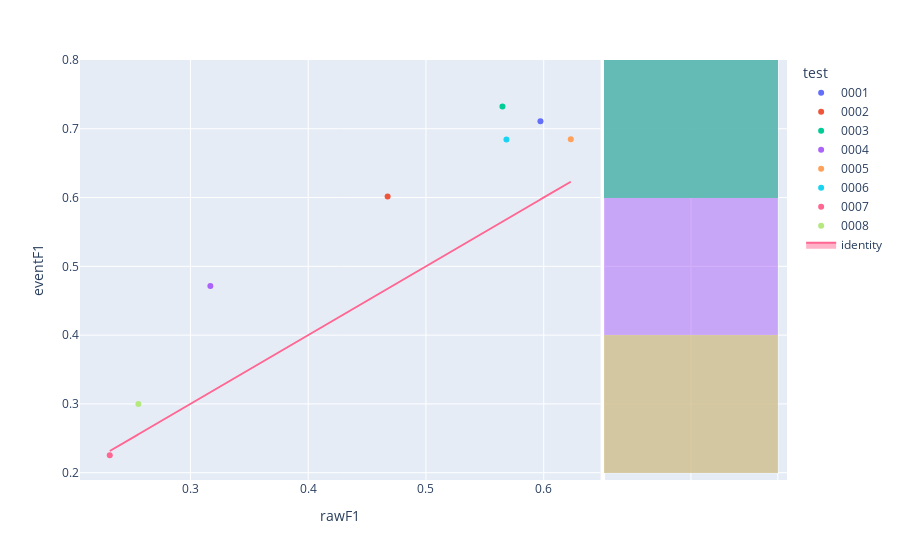

The code cell stored with this chart in its notebook:
### Code cell
fig=px.scatter(experimentModels,x='rawF1',y='eventF1',color='test',hover_name='modelId', marginal_y="histogram")
fig.add_trace(
    go.Scatter(x=experimentModels['rawF1'], y=experimentModels['rawF1'], name="identity", mode='lines',fill="toself")
)
fig.show()

### Figure 1 — Plotly figure (JSON) as saved in the notebook; plotly's stock layout.template omitted (floating-point values rounded to 4 significant figures)
{"data": [{"hovertemplate": "<b>%{hovertext}</b><br><br>test=0001<br>rawF1=%{x}<br>eventF1=%{y}<extra></extra>", "hovertext": ["fb98a323-465c-46e5-9345-3f7172b0ddc0"], "legendgroup": "0001", "marker": {"color": "#636efa", "symbol": "circle"}, "mode": "markers", "name": "0001", "orientation": "v", "showlegend": true, "type": "scatter", "x": [0.5972], "xaxis": "x", "y": [0.7109], "yaxis": "y"}, {"alignmentgroup": "True", "bingroup": "y", "hovertemplate": "test=0001<br>eventF1=%{y}<br>count=%{x}<extra></extra>", "legendgroup": "0001", "marker": {"color": "#636efa"}, "name": "0001", "offsetgroup": "0001", "opacity": 0.5, "showlegend": false, "type": "histogram", "xaxis": "x2", "y": [0.7109], "yaxis": "y2"}, {"hovertemplate": "<b>%{hovertext}</b><br><br>test=0002<br>rawF1=%{x}<br>eventF1=%{y}<extra></extra>", "hovertext": ["5aad028b-c353-4073-a25a-4cc65a40d4f6"], "legendgroup": "0002", "marker": {"color": "#EF553B", "symbol": "circle"}, "mode": "markers", "name": "0002", "orientation": "v", "showlegend": true, "type": "scatter", "x": [0.4674], "xaxis": "x", "y": [0.6016], "yaxis": "y"}, {"alignmentgroup": "True", "bingroup": "y", "hovertemplate": "test=0002<br>eventF1=%{y}<br>count=%{x}<extra></extra>", "legendgroup": "0002", "marker": {"color": "#EF553B"}, "name": "0002", "offsetgroup": "0002", "opacity": 0.5, "showlegend": false, "type": "histogram", "xaxis": "x2", "y": [0.6016], "yaxis": "y2"}, {"hovertemplate": "<b>%{hovertext}</b><br><br>test=0003<br>rawF1=%{x}<br>eventF1=%{y}<extra></extra>", "hovertext": ["c5a8d823-6cce-4551-b939-072d6243bb8f"], "legendgroup": "0003", "marker": {"color": "#00cc96", "symbol": "circle"}, "mode": "markers", "name": "0003", "orientation": "v", "showlegend": true, "type": "scatter", "x": [0.5649], "xaxis": "x", "y": [0.7326], "yaxis": "y"}, {"alignmentgroup": "True", "bingroup": "y", "hovertemplate": "test=0003<br>eventF1=%{y}<br>count=%{x}<extra></extra>", "legendgroup": "0003", "marker": {"color": "#00cc96"}, "name": "0003", "offsetgroup": "0003", "opacity": 0.5, "showlegend": false, "type": "histogram", "xaxis": "x2", "y": [0.7326], "yaxis": "y2"}, {"hovertemplate": "<b>%{hovertext}</b><br><br>test=0004<br>rawF1=%{x}<br>eventF1=%{y}<extra></extra>", "hovertext": ["0d05fa46-525d-40aa-ab28-0e48cf1fd098"], "legendgroup": "0004", "marker": {"color": "#ab63fa", "symbol": "circle"}, "mode": "markers", "name": "0004", "orientation": "v", "showlegend": true, "type": "scatter", "x": [0.3169], "xaxis": "x", "y": [0.4715], "yaxis": "y"}, {"alignmentgroup": "True", "bingroup": "y", "hovertemplate": "test=0004<br>eventF1=%{y}<br>count=%{x}<extra></extra>", "legendgroup": "0004", "marker": {"color": "#ab63fa"}, "name": "0004", "offsetgroup": "0004", "opacity": 0.5, "showlegend": false, "type": "histogram", "xaxis": "x2", "y": [0.4715], "yaxis": "y2"}, {"hovertemplate": "<b>%{hovertext}</b><br><br>test=0005<br>rawF1=%{x}<br>eventF1=%{y}<extra></extra>", "hovertext": ["d6448bf7-7c76-44a8-b3bd-f6797aa49e9c"], "legendgroup": "0005", "marker": {"color": "#FFA15A", "symbol": "circle"}, "mode": "markers", "name": "0005", "orientation": "v", "showlegend": true, "type": "scatter", "x": [0.623], "xaxis": "x", "y": [0.6849], "yaxis": "y"}, {"alignmentgroup": "True", "bingroup": "y", "hovertemplate": "test=0005<br>eventF1=%{y}<br>count=%{x}<extra></extra>", "legendgroup": "0005", "marker": {"color": "#FFA15A"}, "name": "0005", "offsetgroup": "0005", "opacity": 0.5, "showlegend": false, "type": "histogram", "xaxis": "x2", "y": [0.6849], "yaxis": "y2"}, {"hovertemplate": "<b>%{hovertext}</b><br><br>test=0006<br>rawF1=%{x}<br>eventF1=%{y}<extra></extra>", "hovertext": ["0f55c379-26b2-40cf-860c-26de621acaf7"], "legendgroup": "0006", "marker": {"color": "#19d3f3", "symbol": "circle"}, "mode": "markers", "name": "0006", "orientation": "v", "showlegend": true, "type": "scatter", "x": [0.5683], "xaxis": "x", "y": [0.6845], "yaxis": "y"}, {"alignmentgroup": "True", "bingroup": "y", "hovertemplate": "test=0006<br>eventF1=%{y}<br>count=%{x}<extra></extra>", "legendgroup": "0006", "marker": {"color": "#19d3f3"}, "name": "0006", "offsetgroup": "0006", "opacity": 0.5, "showlegend": false, "type": "histogram", "xaxis": "x2", "y": [0.6845], "yaxis": "y2"}, {"hovertemplate": "<b>%{hovertext}</b><br><br>test=0007<br>rawF1=%{x}<br>eventF1=%{y}<extra></extra>", "hovertext": ["4bf1000f-a3ae-4f1f-b893-946ebd67e116"], "legendgroup": "0007", "marker": {"color": "#FF6692", "symbol": "circle"}, "mode": "markers", "name": "0007", "orientation": "v", "showlegend": true, "type": "scatter", "x": [0.2315], "xaxis": "x", "y": [0.2254], "yaxis": "y"}, {"alignmentgroup": "True", "bingroup": "y", "hovertemplate": "test=0007<br>eventF1=%{y}<br>count=%{x}<extra></extra>", "legendgroup": "0007", "marker": {"color": "#FF6692"}, "name": "0007", "offsetgroup": "0007", "opacity": 0.5, "showlegend": false, "type": "histogram", "xaxis": "x2", "y": [0.2254], "yaxis": "y2"}, {"hovertemplate": "<b>%{hovertext}</b><br><br>test=0008<br>rawF1=%{x}<br>eventF1=%{y}<extra></extra>", "hovertext": ["b2158e6d-46b1-44f1-8684-f2f8d6b7b84c"], "legendgroup": "0008", "marker": {"color": "#B6E880", "symbol": "circle"}, "mode": "markers", "name": "0008", "orientation": "v", "showlegend": true, "type": "scatter", "x": [0.2558], "xaxis": "x", "y": [0.3], "yaxis": "y"}, {"alignmentgroup": "True", "bingroup": "y", "hovertemplate": "test=0008<br>eventF1=%{y}<br>count=%{x}<extra></extra>", "legendgroup": "0008", "marker": {"color": "#B6E880"}, "name": "0008", "offsetgroup": "0008", "opacity": 0.5, "showlegend": false, "type": "histogram", "xaxis": "x2", "y": [0.3], "yaxis": "y2"}, {"fill": "toself", "mode": "lines", "name": "identity", "type": "scatter", "x": [0.5972, 0.4674, 0.5649, 0.3169, 0.623, 0.5683, 0.2315, 0.2558], "y": [0.5972, 0.4674, 0.5649, 0.3169, 0.623, 0.5683, 0.2315, 0.2558]}], "layout": {"barmode": "overlay", "legend": {"title": {"text": "test"}, "tracegroupgap": 0}, "margin": {"t": 60}, "xaxis": {"anchor": "y", "domain": [0, 0.7363], "title": {"text": "rawF1"}}, "xaxis2": {"anchor": "y2", "domain": [0.7413, 1], "matches": "x2", "showgrid": true, "showline": false, "showticklabels": false, "ticks": ""}, "yaxis": {"anchor": "x", "domain": [0, 1], "title": {"text": "eventF1"}}, "yaxis2": {"anchor": "x2", "domain": [0, 1], "matches": "y", "showgrid": true, "showticklabels": false}}}
